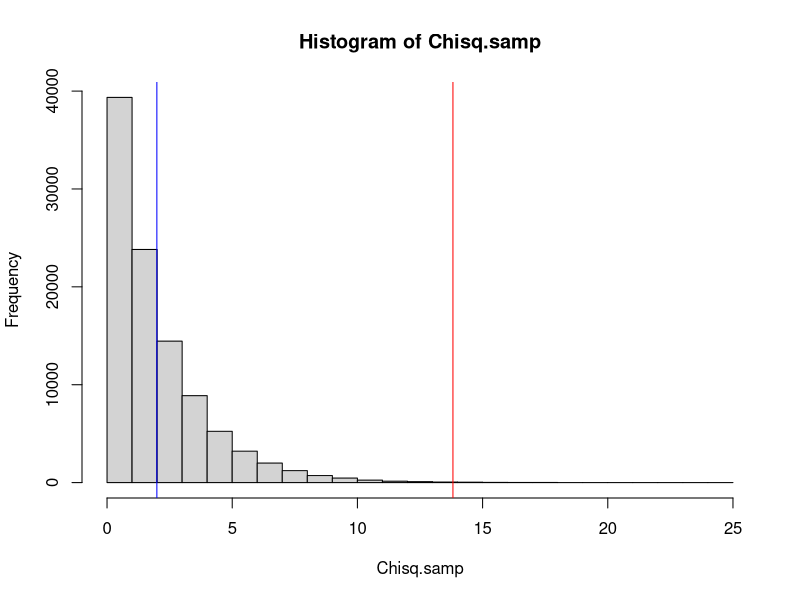
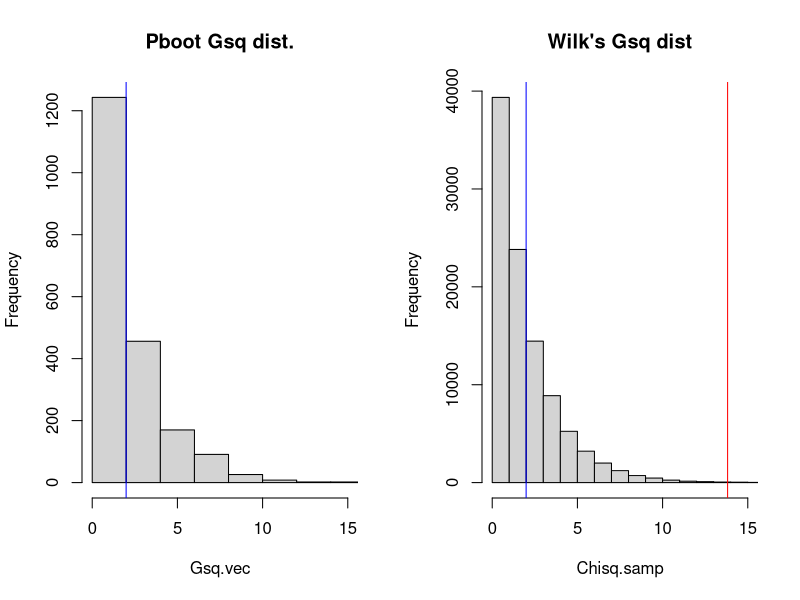

Source code (R) for these figures, in order:
# Example of a likelihood ratio test and a Parametric Bootstrap likelihood ratio test (PBLRT):

# Suppose we have discrete data which are the number of 
# successes in a series of N=10 trials
# The trials were repeated under 3 different experimental conditions.
# Under the first condition it was repeated n1 times
# under the second condition  n2 times and
# under the third condition n3 times.
# we wish to test the null 
# Ho: p1 = p2 = p3 = p vs. the alternative # The probability of success is the same across conditions 
# H1: p1 !=p2 != p3 # is not equal

# Here's the data 
N <- 10
n1 <- 8;n2 <- 6;n3 <- 15;
#set.seed(31011975)
samp1 <- c(4,7,8,6,5,8,5,4); #rbinom(n=n1, size=N, prob=0.69); # Gives number of successes out of 10 trials
samp2 <- c(5,7,6,8,8,8); #rbinom(n=n2, size=N, prob=0.72);
samp3 <- c(6,8,7,7,7,8,6,7,7,7,6,5,6,5,6);  #rbinom(n=n3, size=N, prob=0.65);


# Likelihood function under the null
lnLo <- function(counts1,counts2,counts3,Ntrials){
	
	all.counts <- c(counts1,counts2, counts3) # pooled 
	p.hat <- sum(all.counts)/(Ntrials*length(all.counts)) # the sum of the mles, The proportion of successes # For poisson its the average therefore the *sample mean*
	llikevec <- dbinom(x=all.counts, size=Ntrials, prob=p.hat, log=TRUE) # log-likelihood maximized under the Null # For poisson use dpios
	return(sum(llikevec))
}

# Likelihood function under the alternative
lnL1 <- function(counts1,counts2,counts3,Ntrials){
	
	phat1 <- sum(counts1)/(Ntrials*length(counts1)) # Take the proportion of successes per 
	phat2 <- sum(counts2)/(Ntrials*length(counts2))
	phat3 <- sum(counts3)/(Ntrials*length(counts3))	
	
	llike1 <- sum(dbinom(x=counts1,size=Ntrials, prob=phat1, log=TRUE))
	llike2 <- sum(dbinom(x=counts2,size=Ntrials, prob=phat2, log=TRUE))
	llike3 <- sum(dbinom(x=counts3,size=Ntrials, prob=phat3, log=TRUE))
	
	return(sum(c(llike1,llike2,llike3)))
			
}

# Computing Gsq = -2log(Lo/L1)
lnLo.hat <- lnLo(counts1 = samp1, counts2=samp2, counts3=samp3, Ntrials=N)
lnL1.hat <- lnL1(counts1 = samp1, counts2=samp2, counts3=samp3, Ntrials=N)

Gsq.obs <- -2*(lnLo.hat-lnL1.hat)
alpha <- 0.001
dfs <- 3-1 # 3 parameters estimated under H1 - 1 parameter estimated under Ho
Gsq.crit <- qchisq(p=1-alpha, df=dfs)
pvalue <- 1-pchisq(q=Gsq.obs, df=dfs)


Chisq.samp <- rchisq(n=100000, df=dfs)

hist(Chisq.samp)
abline(v=Gsq.obs, col="blue")
abline(v=Gsq.crit, col="red")


# PBLRT
B <- 2000 # Run a simulation of this data 2000 times (Bootstrap it!)
allsamps <- c(samp1,samp2,samp3)
phat.Ho <- sum(allsamps)/(N*length(allsamps)); # MLE under H0 = sum(xis)/sum(nis)
Gsq.vec <- rep(0,B) # Empty gsq vector
for(i in 1:B){
	# Simulate data like the one observed but under the Null hypothesis

	boot.data1 <- rbinom(n=n1, size=N, prob=phat.Ho) # Binomial sample of size N1, prob = to phat under the null, pretend that the Null Hypothesis is real 
	boot.data2 <- rbinom(n=n2, size=N, prob=phat.Ho) # "" for second experimental condition
	boot.data3 <- rbinom(n=n3, size=N, prob=phat.Ho) # "" for third experimental condition 
	
	lnLo.boot <- lnLo(counts1 = boot.data1, counts2=boot.data2, counts3=boot.data3, Ntrials=N)	# Compute the likelihood for this data
	lnL1.boot <- lnL1(counts1 = boot.data1, counts2=boot.data2, counts3=boot.data3, Ntrials=N)		
	
	Gsq.vec[i] <- -2*(lnLo.boot-lnL1.boot) # Compute the gsq per particular case
	
}

boot.pval <- sum(Gsq.vec > Gsq.obs)/2000 # Proportion of boostrap Gsq's that are bigger than the observed Gsq
print(boot.pval) # compare to Chisquare pvalue
print(pvalue)

par(mfrow=c(1,2))
hist(Gsq.vec, main = "Pboot Gsq dist.", xlim = c(0,15))
abline(v = Gsq.obs, col = "blue")
hist(Chisq.samp, main = "Wilk's Gsq dist", xlim = c(0,15))
abline(v=Gsq.obs, col="blue")
abline(v=Gsq.crit, col="red")



